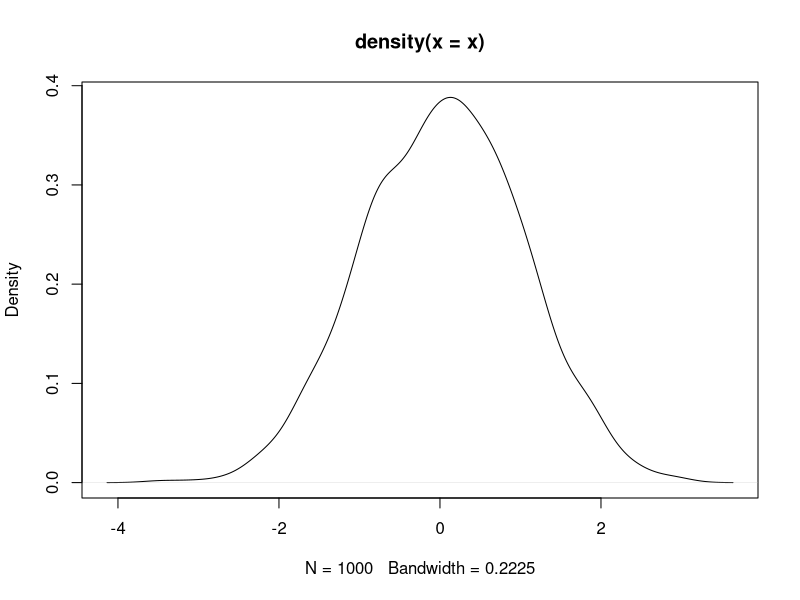

Reproduce this figure in R.
## ---- chunk 1
knitr::opts_chunk$set(echo = TRUE)
## ---- chunk 2
summary(cars)
## ---- chunk 3
x<-rnorm(1000)
head(x)
plot(density(x))
